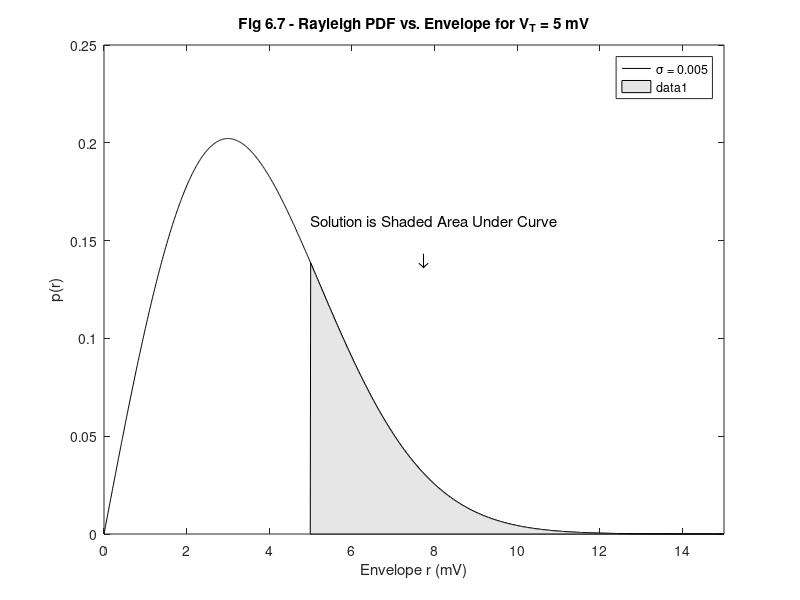

This figure's MATLAB source:
%%%%%%%%%%%%%%%%%%%%%%%%%%%%%%%%%%%%%%%%%%%%%%%%%%%%%%%%%%%%%
%%                                                         %%
%% ******************************************************  %%
%% * Smart Antennas for Wireless Applications w/ Matlab *  %%
%% ******************************************************  %%
%%                                                         %%
%% Chapter 6: Ex 6.2                                       %%
%%                                                         %%
%% Author: Frank Gross                                     %%
%% McGraw-Hill, 2005                                       %%
%% Date:  9/19/2004                                        %%
%%                                                         %%
%% This code creates Fig 6.7 of Ex 6.2, a plot of Rayleigh %%
%%     PDF vs envelope with threshold of 5 mV providing    %%
%%     probability of envelope exceeding the given         %%
%%     threshold.                                          %% 
%%%%%%%%%%%%%%%%%%%%%%%%%%%%%%%%%%%%%%%%%%%%%%%%%%%%%%%%%%%%%      

%%------------------- Define Variables:--------------------%%
% sig - variance of Rayleigh pdf                            %
% r - envelope distribution (mV)                            %
%%---------------------------------------------------------%%

%%------------------ Given Values ------------------%%

sig = 3;
r = [0:1500]/100;

%%-------------- Determine Rayleigh PDF ------------%%

p = r.*exp(-r.^2/(2*sig^2))/sig^2;

%%------------------ Plot Results ------------------%%

plot(r,p,'k')

title('\bfFig 6.7 - Rayleigh PDF vs. Envelope for V_T = 5 mV','Fontweight','bold')
xlabel('Envelope r (mV)')
ylabel('p(r)')

axis([0 15 0 .25])
legend('\sigma = 0.005')

hold on

%%-------- Solution is Area Under the Curve --------%%

rr = [r(500) r(501:1501)];
pp = [0 p(501:1500) 0];
fill(rr,pp,[.9 .9 .9])

text(7.5,0.14,' \downarrow','FontSize',14)
text(5,0.16,'Solution is Shaded Area Under Curve','FontSize',11)
